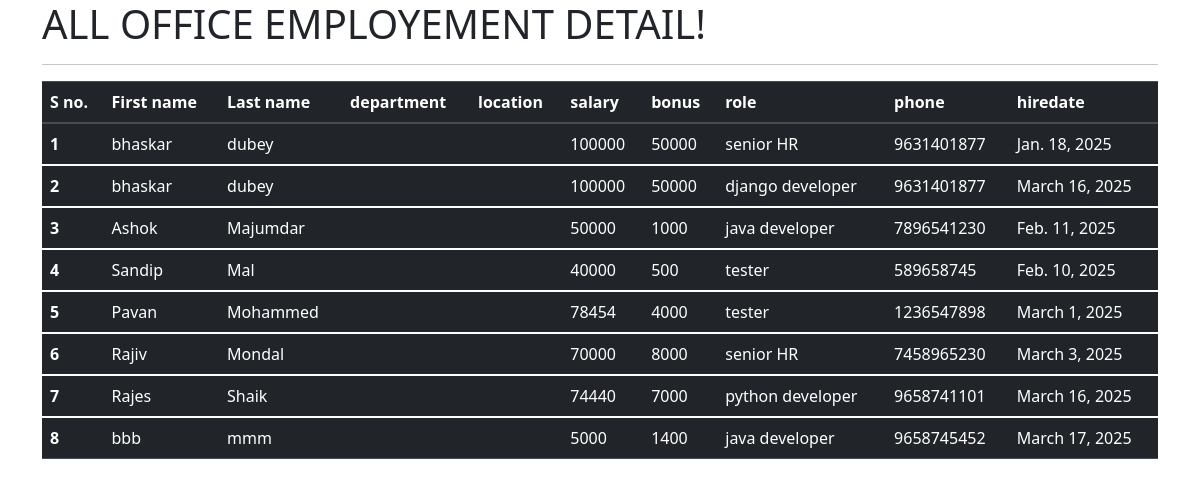
Page /all_emp/ on the committed database.
### emp_app/models.py (models this page shows, shortened)
class Employee(models.Model):
    first_name = models.CharField(max_length=100, null= False)
    last_name = models.CharField(max_length=100)
    dept = models.ForeignKey(department,on_delete=models.CASCADE)
    salary = models.IntegerField(default=0)
    bonus = models.IntegerField(default=0)
    role = models.ForeignKey(role,on_delete=models.CASCADE)
    phone = models.IntegerField(default=0)
    hire_date = models.DateField()
    def __str__(self):
        return "%s %s %s" %(self.first_name,self.last_name,self.phone)

class role(models.Model):
    name = models.CharField(max_length=100,null=False)

### emp_app/views.py (the view)
# urls.py: path('all_emp/',views.all_emp, name='all_emp'),
def all_emp(request):
    emps = Employee.objects.all()
    context = {
        'emps' : emps
    }
    print(context)
    return render(request,'emp_app/view_all_emp.html',context)

### emp_app/TEMPLATES/emp_app/view_all_emp.html (shortened to what this page needs)
<!doctype html>
<html lang="en">
  <head>
    <link rel="stylesheet" href="https://cdn.jsdelivr.net/npm/bootstrap@4.3.1/dist/css/bootstrap.min.css">
    <link href="https://cdn.jsdelivr.net/npm/bootstrap@5.1.3/dist/css/bootstrap.min.css" rel="stylesheet">
  </head>
  <body>
    <div class="container">
        <h1>ALL OFFICE EMPLOYEMENT DETAIL!</h1>
        <hr>
        <table class="table table-dark">
            <thead>
              <tr>
                <th scope="col">S no.</th>
                <th scope="col">First name</th>
                <th scope="col">Last name</th>
                <th scope="col">department</th>
                <th scope="col">location</th>
                <th scope="col">salary</th>
                <th scope="col">bonus</th>
                <th scope="col">role</th>
                <th scope="col">phone</th>
                <th scope="col">hiredate</th>
              </tr>
            </thead>
             {% for emp in emps %}
            <tbody>
              <tr>
                <th scope="row">{{emp.id}}</th>
                <td>{{emp.first_name}}</td>
                <td>{{emp.last_name}}</td>
                <td>{{emp.department.name}}</td>
                <td>{{emp.department.location}}</td>
                <td>{{emp.salary}}</td>
                <td>{{emp.bonus}}</td>
                <td>{{emp.role.name}}</td>
                <td>{{emp.phone}}</td>
                <td>{{emp.hire_date}}</td>
              </tr>
            </tbody>
                    {% endfor %}
          </table>
    </div>
  </body>
</html>

### rows in the picture
Employee: id "1", first_name "bhaskar", last_name "dubey", salary "100000", bonus "50000", role.name "senior HR", phone "9631401877", hire_date "Jan. 18, 2025"
Employee: id "2", first_name "bhaskar", last_name "dubey", salary "100000", bonus "50000", role.name "django developer", phone "9631401877", hire_date "March 16, 2025"
Employee: id "3", first_name "Ashok", last_name "Majumdar", salary "50000", bonus "1000", role.name "java developer", phone "7896541230", hire_date "Feb. 11, 2025"
Employee: id "4", first_name "Sandip", last_name "Mal", salary "40000", bonus "500", role.name "tester", phone "589658745", hire_date "Feb. 10, 2025"
Employee: id "5", first_name "Pavan", last_name "Mohammed", salary "78454", bonus "4000", role.name "tester", phone "1236547898", hire_date "March 1, 2025"
Employee: id "6", first_name "Rajiv", last_name "Mondal", salary "70000", bonus "8000", role.name "senior HR", phone "7458965230", hire_date "March 3, 2025"
Employee: id "7", first_name "Rajes", last_name "Shaik", salary "74440", bonus "7000", role.name "python developer", phone "9658741101", hire_date "March 16, 2025"
Employee: id "8", first_name "bbb", last_name "mmm", salary "5000", bonus "1400", role.name "java developer", phone "9658745452", hire_date "March 17, 2025"
